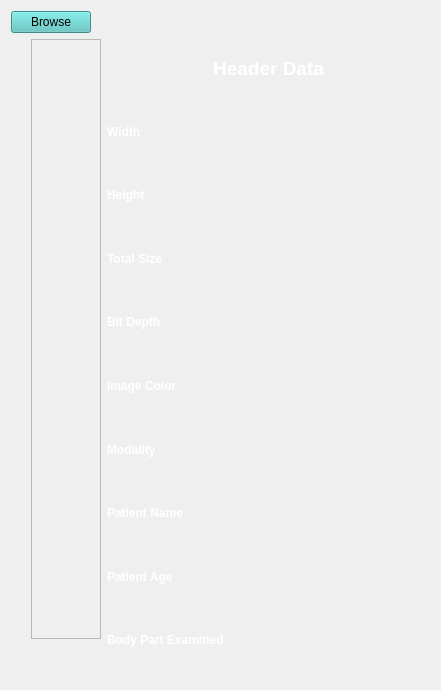
      <widget class="QWidget" name="imageViewerTab">
       <attribute name="title">
        <string>Image Viewer</string>
       </attribute>
       <layout class="QGridLayout" name="gridLayout_13">
        <item row="0" column="0" colspan="2">
         <layout class="QGridLayout" name="gridLayout_4">
          <item row="0" column="1">
           <spacer name="horizontalSpacer">
            <property name="orientation">
             <enum>Qt::Horizontal</enum>
            </property>
            <property name="sizeHint" stdset="0">
             <size>
              <width>40</width>
              <height>20</height>
             </size>
            </property>
           </spacer>
          </item>
          <item row="0" column="0">
           <widget class="QPushButton" name="browseButton">
            <property name="styleSheet">
             <string notr="true">background-color: rgb(83, 194, 191);</string>
            </property>
            <property name="text">
             <string>Browse</string>
            </property>
           </widget>
          </item>
         </layout>
        </item>
        <item row="1" column="0">
         <layout class="QGridLayout" name="gridLayout_2">
          <item row="2" column="0">
           <spacer name="verticalSpacer_4">
            <property name="orientation">
             <enum>Qt::Vertical</enum>
            </property>
            <property name="sizeType">
             <enum>QSizePolicy::Fixed</enum>
            </property>
            <property name="sizeHint" stdset="0">
             <size>
              <width>20</width>
              <height>40</height>
             </size>
            </property>
           </spacer>
          </item>
          <item row="2" column="1">
           <spacer name="horizontalSpacer_2">
            <property name="orientation">
             <enum>Qt::Horizontal</enum>
            </property>
            <property name="sizeHint" stdset="0">
             <size>
              <width>40</width>
              <height>20</height>
             </size>
            </property>
           </spacer>
          </item>
          <item row="1" column="0">
           <spacer name="verticalSpacer_2">
            <property name="orientation">
             <enum>Qt::Vertical</enum>
            </property>
            <property name="sizeType">
             <enum>QSizePolicy::Fixed</enum>
            </property>
            <property name="sizeHint" stdset="0">
             <size>
              <width>20</width>
              <height>600</height>
             </size>
            </property>
           </spacer>
          </item>
          <item row="1" column="1">
           <widget class="QScrollArea" name="scrollArea_6">
            <property name="widgetResizable">
             <bool>true</bool>
            </property>
            <widget class="QWidget" name="scrollAreaWidgetContents_4">
             <property name="geometry">
              <rect>
               <x>0</x>
               <y>0</y>
               <width>824</width>
               <height>599</height>
              </rect>
             </property>
             <layout class="QGridLayout" name="gridLayout_14">
              <item row="0" column="0">
               <layout class="QGridLayout" name="gridLayout"/>
              </item>
             </layout>
            </widget>
           </widget>
          </item>
         </layout>
        </item>
        <item row="1" column="1">
         <layout class="QGridLayout" name="gridLayout_3">
          <item row="8" column="1">
           <widget class="QLabel" name="patientAgeResultLable">
            <property name="styleSheet">
             <string notr="true">color: rgb(255, 255, 255);</string>
            </property>
            <property name="text">
             <string/>
            </property>
           </widget>
          </item>
          <item row="7" column="1">
           <widget class="QLabel" name="patientNameResultLable">
            <property name="styleSheet">
             <string notr="true">color: rgb(255, 255, 255);</string>
            </property>
            <property name="text">
             <string/>
            </property>
           </widget>
          </item>
          <item row="9" column="1">
           <widget class="QLabel" name="bodyPartExaminedResultLable">
            <property name="styleSheet">
             <string notr="true">color: rgb(255, 255, 255);</string>
            </property>
            <property name="text">
             <string/>
            </property>
           </widget>
          </item>
          <item row="9" column="0">
           <widget class="QLabel" name="bodyPartExaminedTitleLable">
            <property name="font">
             <font>
              <pointsize>9</pointsize>
              <weight>75</weight>
              <bold>true</bold>
             </font>
            </property>
            <property name="styleSheet">
             <string notr="true">color: rgb(255, 255, 255);</string>
            </property>
            <property name="text">
             <string>Body Part Examined</string>
            </property>
           </widget>
          </item>
          <item row="1" column="1">
           <widget class="QLabel" name="widthLable">
            <property name="styleSheet">
             <string notr="true">color: rgb(255, 255, 255);</string>
            </property>
            <property name="text">
             <string/>
            </property>
           </widget>
          </item>
          <item row="2" column="1">
           <widget class="QLabel" name="heightLable">
            <property name="styleSheet">
             <string notr="true">color: rgb(255, 255, 255);</string>
            </property>
            <property name="text">
             <string/>
            </property>
           </widget>
          </item>
          <item row="2" column="0">
           <widget class="QLabel" name="numberOfColumnsTitleLable">
            <property name="font">
             <font>
              <pointsize>9</pointsize>
              <weight>75</weight>
              <bold>true</bold>
             </font>
            </property>
            <property name="styleSheet">
             <string notr="true">color: rgb(255, 255, 255);</string>
            </property>
            <property name="text">
             <string>Height</string>
            </property>
           </widget>
          </item>
          <item row="4" column="1">
           <widget class="QLabel" name="bitDepthResultLable">
            <property name="styleSheet">
             <string notr="true">color: rgb(255, 255, 255);</string>
            </property>
            <property name="text">
             <string/>
            </property>
           </widget>
          </item>
          <item row="1" column="0">
           <widget class="QLabel" name="nuberOfRowsTitleLable">
            <property name="font">
             <font>
              <pointsize>9</pointsize>
              <weight>75</weight>
              <bold>true</bold>
             </font>
            </property>
            <property name="styleSheet">
             <string notr="true">color: rgb(255, 255, 255);</string>
            </property>
            <property name="text">
             <string>Width</string>
            </property>
           </widget>
          </item>
          <item row="3" column="0">
           <widget class="QLabel" name="totalSizeTitleLable">
            <property name="font">
             <font>
              <pointsize>9</pointsize>
              <weight>75</weight>
              <bold>true</bold>
             </font>
            </property>
            <property name="styleSheet">
             <string notr="true">color: rgb(255, 255, 255);</string>
            </property>
            <property name="text">
             <string>Total Size</string>
            </property>
           </widget>
          </item>
          <item row="3" column="1">
           <widget class="QLabel" name="totalSizeResultLable">
            <property name="styleSheet">
             <string notr="true">color: rgb(255, 255, 255);</string>
            </property>
            <property name="text">
             <string/>
            </property>
           </widget>
          </item>
          <item row="5" column="1">
           <widget class="QLabel" name="imageColorResultLable">
            <property name="styleSheet">
             <string notr="true">color: rgb(255, 255, 255);</string>
            </property>
            <property name="text">
             <string/>
            </property>
           </widget>
          </item>
          <item row="6" column="1">
           <widget class="QLabel" name="modalityResultLable">
            <property name="styleSheet">
             <string notr="true">color: rgb(255, 255, 255);</string>
            </property>
            <property name="text">
             <string/>
            </property>
           </widget>
          </item>
          <item row="10" column="0">
           <spacer name="verticalSpacer">
            <property name="orientation">
             <enum>Qt::Vertical</enum>
            </property>
            <property name="sizeType">
             <enum>QSizePolicy::Fixed</enum>
            </property>
            <property name="sizeHint" stdset="0">
             <size>
              <width>20</width>
              <height>10</height>
             </size>
            </property>
           </spacer>
          </item>
          <item row="8" column="0">
           <widget class="QLabel" name="patientAgeTitleLable">
            <property name="font">
             <font>
              <pointsize>9</pointsize>
              <weight>75</weight>
              <bold>true</bold>
             </font>
            </property>
            <property name="styleSheet">
             <string notr="true">color: rgb(255, 255, 255);</string>
            </property>
            <property name="text">
             <string>Patient Age</string>
            </property>
           </widget>
          </item>
          <item row="5" column="0">
           <widget class="QLabel" name="imageColorTitleLable">
            <property name="font">
             <font>
              <pointsize>9</pointsize>
              <weight>75</weight>
              <bold>true</bold>
             </font>
            </property>
            <property name="styleSheet">
             <string notr="true">color: rgb(255, 255, 255);</string>
            </property>
            <property name="text">
             <string>Image Color</string>
            </property>
           </widget>
          </item>
          <item row="0" column="0" colspan="2">
           <widget class="QLabel" name="headerDataLabel">
            <property name="font">
             <font>
              <pointsize>14</pointsize>
              <weight>75</weight>
              <bold>true</bold>
             </font>
            </property>
            <property name="styleSheet">
             <string notr="true">color: rgb(255, 255, 255);</string>
            </property>
            <property name="text">
             <string>Header Data</string>
            </property>
            <property name="alignment">
             <set>Qt::AlignCenter</set>
            </property>
           </widget>
          </item>
          <item row="10" column="1">
           <spacer name="horizontalSpacer_3">
            <property name="orientation">
             <enum>Qt::Horizontal</enum>
            </property>
            <property name="sizeType">
             <enum>QSizePolicy::Fixed</enum>
            </property>
            <property name="sizeHint" stdset="0">
             <size>
              <width>200</width>
              <height>1</height>
             </size>
            </property>
           </spacer>
          </item>
          <item row="7" column="0">
           <widget class="QLabel" name="patientNameTitleLable">
            <property name="font">
             <font>
              <pointsize>9</pointsize>
              <weight>75</weight>
              <bold>true</bold>
             </font>
            </property>
            <property name="styleSheet">
             <string notr="true">color: rgb(255, 255, 255);</string>
            </property>
            <property name="text">
             <string>Patient Name</string>
            </property>
           </widget>
          </item>
          <item row="4" column="0">
           <widget class="QLabel" name="bitDepthTitleLable">
            <property name="font">
             <font>
              <pointsize>9</pointsize>
              <weight>75</weight>
              <bold>true</bold>
             </font>
            </property>
            <property name="styleSheet">
             <string notr="true">color: rgb(255, 255, 255);</string>
            </property>
            <property name="text">
             <string>Bit Depth</string>
            </property>
           </widget>
          </item>
          <item row="6" column="0">
           <widget class="QLabel" name="modalityTitleLable">
            <property name="font">
             <font>
              <pointsize>9</pointsize>
              <weight>75</weight>
              <bold>true</bold>
             </font>
            </property>
            <property name="styleSheet">
             <string notr="true">color: rgb(255, 255, 255);</string>
            </property>
            <property name="text">
             <string>Modality</string>
            </property>
           </widget>
          </item>
         </layout>
        </item>
       </layout>
      </widget>
